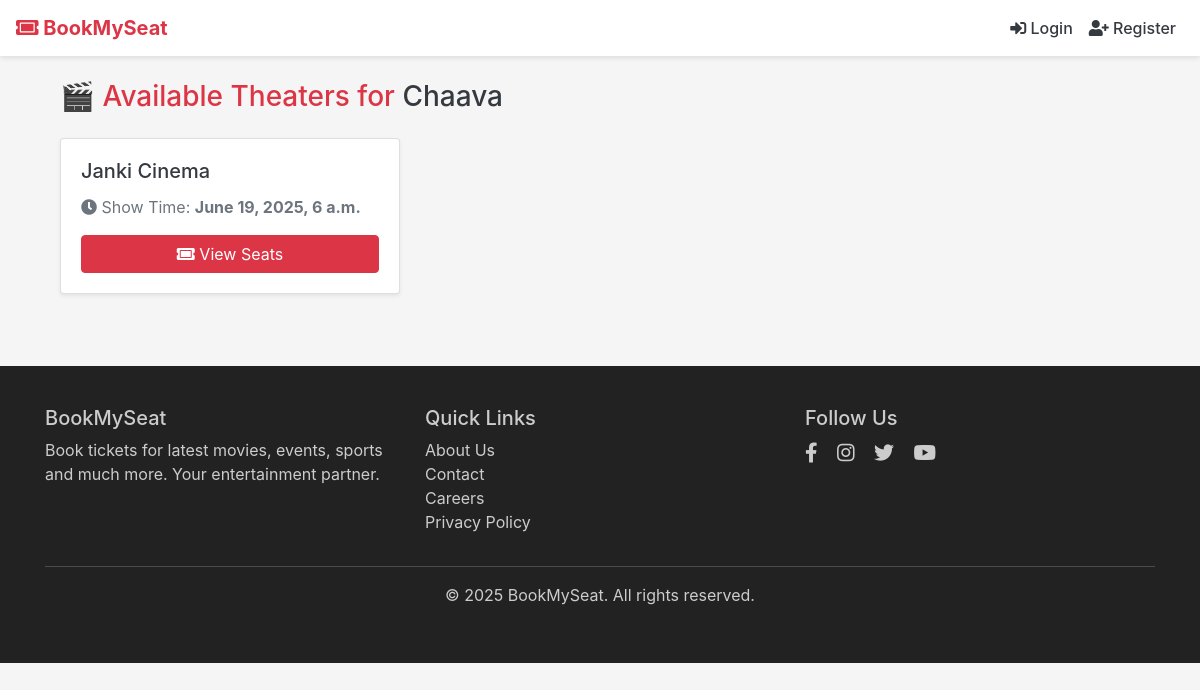
/movies/3/theaters/, run on the app's committed database.
### movies/models.py (models this page shows, shortened)
class Movie(models.Model):
    name = models.CharField(max_length=255)  # Movie name
    image = models.ImageField(upload_to="movies/")  # Poster image
    rating = models.DecimalField(max_digits=3, decimal_places=1)  # e.g., 8.5
    cast = models.TextField()  # Cast list as text
    description = models.TextField(blank=True, null=True)  # Optional movie description
    genre = models.ManyToManyField(Genre)  # Many genres per movie
    language = models.ForeignKey(Language, on_delete=models.CASCADE)  # Language reference
    release_date = models.DateField()  # Release date

class Theater(models.Model):
    name = models.CharField(max_length=255)  # Theater name
    movie = models.ForeignKey(Movie, on_delete=models.CASCADE, related_name='theaters')  # Linked movie
    time = models.DateTimeField()  # Show timing

### movies/views.py (the view)
# urls.py: path('<int:movie_id>/theaters/', views.theater_list, name='theater_list'),  # URL for listing theaters for a specific movie
def theater_list(request, movie_id):
    movie = get_object_or_404(Movie, id=movie_id)  # Get the movie or return 404
    theaters = Theater.objects.filter(movie=movie)  # Get all theaters showing the movie
    return render(request, 'movies/theater_list.html', {'movie': movie, 'theaters': theaters})

### templates/movies/theater_list.html (shortened to what this page needs)
{% extends "users/basic.html" %}
{% block content %}
<div class="container mt-4">
  <h3 class="text-danger mb-4">🎬 Available Theaters for <span class="text-dark">{{ movie.name }}</span></h3>
  <div class="row">
    {% for theater in theaters %}
    <div class="col-md-4 col-sm-6 mb-4">
      <div class="card shadow-sm h-100">
        <div class="card-body d-flex flex-column">
          <h5 class="card-title text-dark">{{ theater.name }}</h5>
          <p class="card-text text-muted"> <i class="fas fa-clock text-secondary me-1"></i> Show Time: <strong>{{theater.time }}</strong></p>
          <a href="{% url 'book_seats' theater.id %}" class="btn btn-danger mt-auto"> <i class="fas fa-ticket-alt"></i>
            View Seats</a>
        </div>
      </div>
    </div>
    {% endfor %}
  </div>
</div>
{% endblock %}

### templates/users/basic.html (style rules this page uses)
body { background-color: #f5f5f5; }

### data on the page
Movie: name "Chaava"
Theater: name "Janki Cinema", time "June 19, 2025, 6 a.m."
